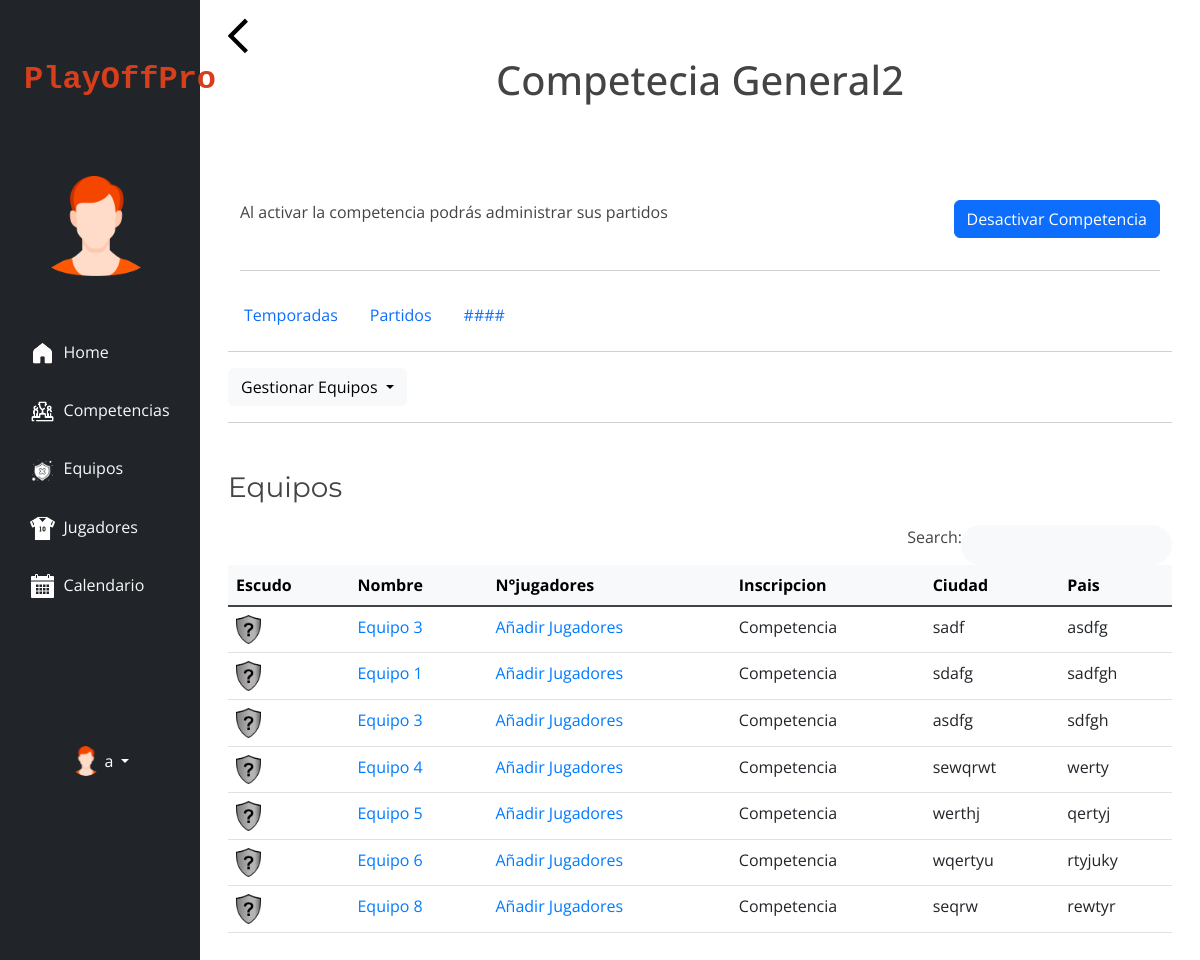
Before: /competitions/4/ (signed in) with the older database file.
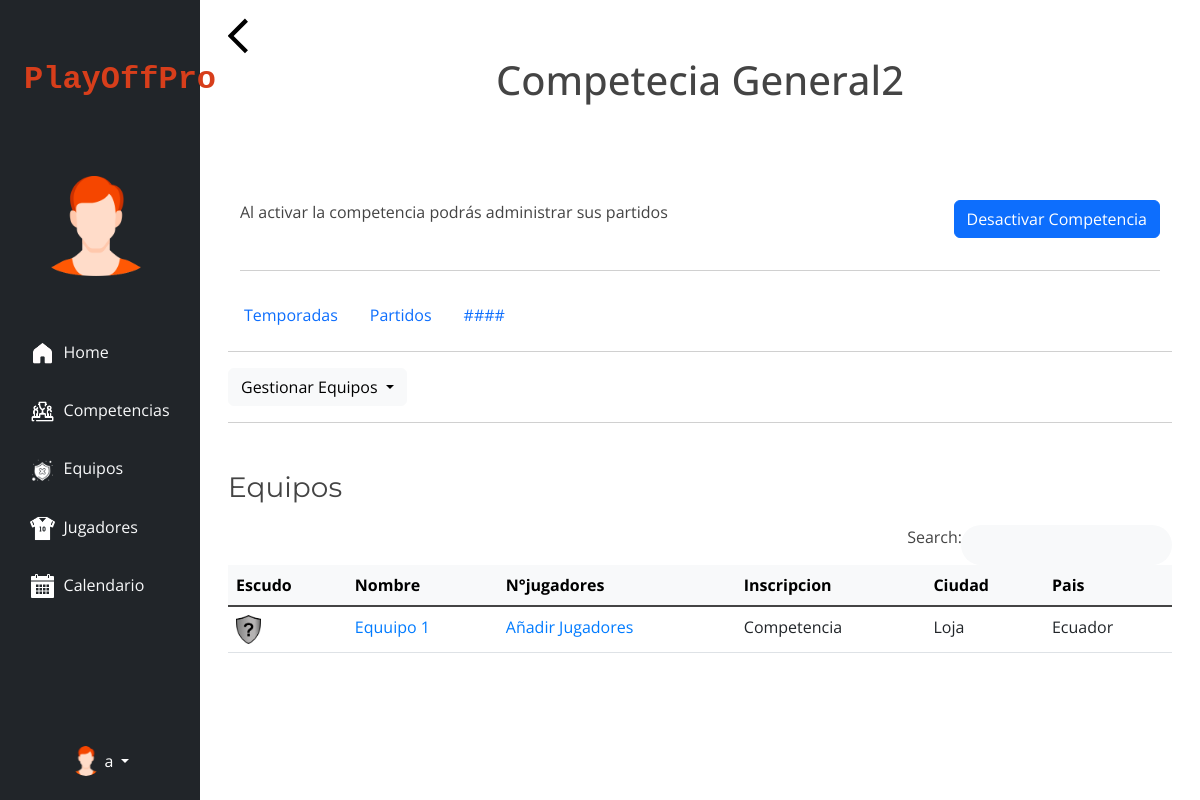
After: the same page with the newer database file.
### myapp/models.py (models this page shows, shortened)
class Team(models.Model):
    name = models.CharField(max_length=50)
    city = models.CharField(max_length=50, blank=True)
    country = models.CharField(max_length=50, blank=True)
    image = models.ImageField(upload_to='team_images/', blank=True, null=True)
    user = models.ForeignKey(User, on_delete=models.CASCADE, null=True, related_name='teams')
    competition = models.ManyToManyField(Competition, through='Inscription', related_name='teams')
    groups = models.ManyToManyField(Group, related_name='teams', blank=True)
    seasons = models.ManyToManyField(Season, through='TeamSeasonInscription', related_name='teams')

### myapp/views.py (the view)
# urls.py: path('competitions/<int:id>/', views.competition_detail, name='competition_detail'),
@login_required
def competition_detail(request, id):
    competition = get_object_or_404(Competition, pk=id)
    seasons = Season.objects.filter(competition=competition)
    teams = Team.objects.filter(competition=competition, user=request.user)  # Filtrar por el usuario actual
    all_teams = Team.objects.exclude(competition=competition)  # Todos los equipos que no están en la competencia
    teams_in_seasons = Team.objects.filter(teamseasoninscription__season__competition=competition, user=request.user)
    return render(request, 'competition_detail.html', {
        'competition': competition,
        'teams': teams,
        'all_teams': all_teams,
        'seasons': seasons,
        'teams_in_seasons': teams_in_seasons,
    })

### myapp/templates/competition_detail.html (shortened to what this page needs)
{% extends 'base.html' %}
{% block content %}
    {% load static %}
    <head>
    </head>
    <body>
    <div class="row">
        <div class="col">
            <a class="" href="{% url 'competitions' %}"><img
                    src="{% static 'img/back.png' %}"
                    alt=""></a>
        </div>
        <h1 class="mb-5 text-center">{{ competition.name }}</h1>
    </div>
    <div class="container mt-5 mb-4">
        <div class="row">
            <div class="col ">
                <p>Al activar la competencia podrás administrar sus partidos</p>
            </div>
            <div class=" col-md-4 d-flex ">
                <button type="button" style="height: fit-content" class="btn btn-primary ms-auto" id="liveAlertBtn">
                    {% if competition.is_active %}
                        Desactivar Competencia
                    {% else %}
                        Activar Competencia
                    {% endif %}
                </button>
            </div>
        </div>
        <hr>
    </div>
    <nav class="nav">
        <a class="nav-link" href="{% url 'competition_seasons' competition.id %}">Temporadas</a>
        <a class="nav-link active" aria-current="page" href="{% url 'game_list' %}">Partidos</a>
        <a class="nav-link" href="">####</a>
    </nav>
    <hr>
    <div class="btn-group">
        <button type="button" class="btn btn-light dropdown-toggle" data-bs-toggle="dropdown" aria-expanded="false">
            Gestionar Equipos
        </button>
    </div>
    <hr>
    <main class="mt-5">
        <h3>Equipos</h3>
        <div class="d-flex justify-content-end">
            <form class="d-none d-sm-inline-block form-inline mr-2 mr-md-3 my-2 my-md-0 mw-100">
                <div class="input-group">
                    <label class="sr-only" for="search">Search:</label>
                    <input type="text" class="form-control bg-light border-0 rounded-pill py-2 px-3" name="search"
                           id="search-table" aria-label="Search" aria-describedby="basic-addon2"
                           onkeyup="searchTableTeam()">
                </div>
            </form>
        </div>
        <table class="table table-hover " id="team_table">
            <thead class="table-light">
            <tr>
                <th scope="col">Escudo</th>
                <th scope="col">Nombre</th>
                <th scope="col">N°jugadores</th>
                <th scope="col">Inscripcion</th>
                <th scope="col">Ciudad</th>
                <th scope="col">Pais</th>
            </tr>
            </thead>
            <tbody class="table-group-divider">
            {% for team in teams %}
                <tr data-team-id="{{ team.id }}">
                    <td>
                        {% if team.image %}
                            <img src="{{ team.image.url }}" width="25px" alt="{{ team.name }}">
                        {% else %}
                            <img src="{% static 'img/team_default.png' %} " width="25px"
                                 alt="{{ team.name }}">
                        {% endif %}
                    </td>
                    <td><a href="{% url 'teams_detail' team.id %}">{{ team.name }}</a></td>
                    <td><a href="{% url 'inscription_team' competition.id team.id %}">Añadir Jugadores</a></td>
                    <td>Competencia</td>
                    <td>{{ team.city }}</td>
                    <td>{{ team.country }}</td>
                </tr>
            {% empty %}
                <tr>
                    <td colspan="5">No hay equipos inscritos en la competencia.</td>
                </tr>
            {% endfor %}
            </tbody>
        </table>
    </main>
{% endblock %}

Changed rows visible on the page:
removed Team: name "Equipo 3", city "sadf", country "asdfg"
removed Team: name "Equipo 1", city "sdafg", country "sadfgh"
removed Team: name "Equipo 3", city "asdfg", country "sdfgh"
removed Team: name "Equipo 4", city "sewqrwt", country "werty"
removed Team: name "Equipo 5", city "werthj", country "qertyj"
removed Team: name "Equipo 6", city "wqertyu", country "rtyjuky"
removed Team: name "Equipo 8", city "seqrw", country "rewtyr"
added Team: name "Equuipo 1", city "Loja", country "Ecuador"
